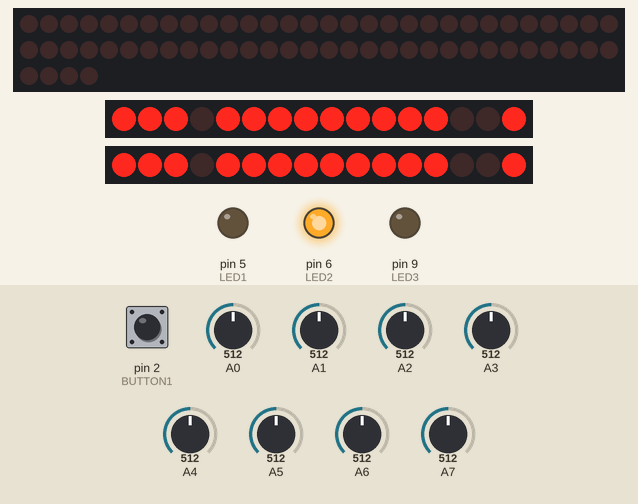
Recording of a sketch running on a simulated Arduino Nano, built with avr-gcc and run on an emulated ATmega328P. On the bench: 64 shift-register outputs drawn as a row of LEDs (first output left, lit = HIGH), 2 × 16 shift-register outputs drawn as a row of LEDs (first output left, lit = HIGH), output pins drawn as LEDs (lit = HIGH). Wiring (inferred from the names in the program): 8 × shift register (74HC595): latch pin 10; 2 × 2 × shift register (74HC595): latch pin 4 / latch pin 8. Wiring (inferred from the signals the program sends): 3 × row of LEDs: on Q0, Q1, Q2, Q3, Q4, Q5, Q6, Q7, Q8, Q9, Q10, Q11, Q12, Q13, Q14, Q15, Q16, Q17, Q18, Q19, Q20, Q21, Q22, Q23, Q24, Q25, Q26, Q27, Q28, Q29, Q30, Q31, Q32, Q33, Q34, Q35, Q36, Q37, Q38, Q39, Q40, Q41, Q42, Q43, Q44, Q45, Q46, Q47, Q48, Q49, Q50, Q51, Q52, Q53, Q54, Q55, Q56, Q57, Q58, Q59, Q60, Q61, Q62, Q63 / on Q0, Q1, Q2, Q3, Q4, Q5, Q6, Q7, Q8, Q9, Q10, Q11, Q12, Q13, Q14, Q15 / on Q0, Q1, Q2, Q3, Q4, Q5, Q6, Q7, Q8, Q9, Q10, Q11, Q12, Q13, Q14, Q15. Inputs (shaded band) come from the test bench; at power-on: A0 = 512, A1 = 512, pin 2 (BUTTON1) HIGH, A2 = 512, A3 = 512, A4 = 512, A5 = 512, A6 = 512, A7 = 512. Random numbers use the default seed unless the sketch sets one; pins used as bus, display or sensor lines are not drawn.

Above: at 1.2 s.
1.3 s: A0 set to 30
At 2.28 s:
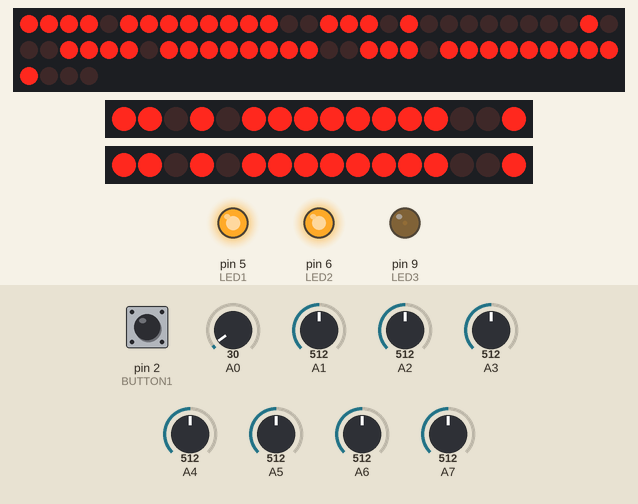
3.0 s: A1 set to 30
At 4.29 s:
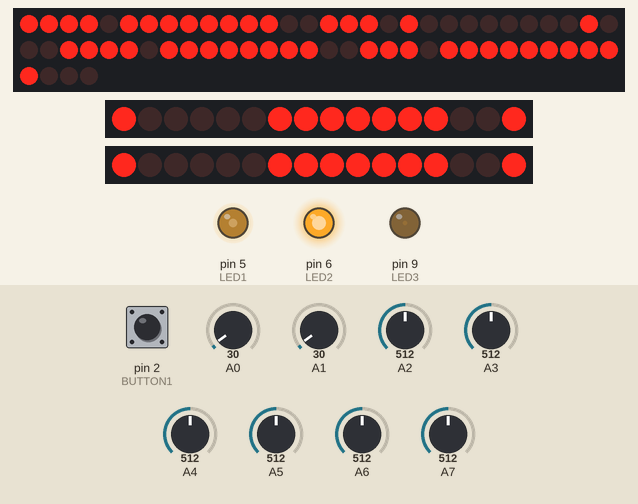
5.6 s: A0 set to 306
At 8.05 s:
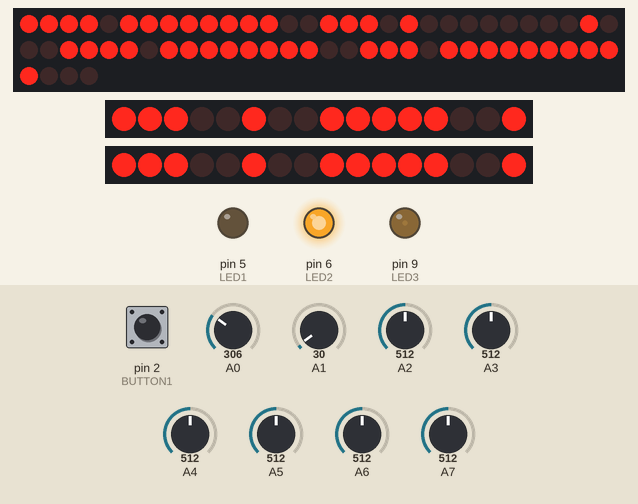
Timing chart, 0 to 14.0 s (numbered marks = the images above; inputs shaded):
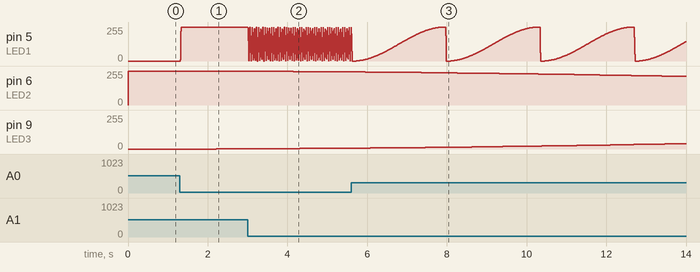

The sketch:

lfo4.ino
```cpp
/*

Quad LFO Oct 2018
uses 1khz interrupt driven MCP4822 DAC and a DDS algorithm to generate up and down ramps
waveforms are all derived from the linear ramps
MCP4822 DAC outputs are RC lowpass filtered to about 60hz to minimize aliasing in the output
LFO range is about 30hz - 5 minutes per cycle. max time can be made MUCH longer by adjusting MIN_DELTA lower

Oct 11/18 - initial version based on my Ardcore dual LFO code
Oct 12/18 - new version that implements "shift" pot functions for waveform selection and output level adjustment
Oct 13/18 - added wavetables from Mutable Instruments Peaks and table lookup/interpolation for exponential and quartic waveforms
Dec 4/18 - changed sinewave to use LUT vs trig function call

0-5V pot inputs are connected to analog inputs as follows:
A0 = up ramp 1, + shift= waveform select 1
A1 = down ramp 1, + shift= output level 1
A2 = up ramp 2 , + shift= waveform select 2
A3 = down ramp 2, + shift= output level 2
A4 = up ramp 3, + shift= waveform select 3
A5 = down ramp 3 , + shift= output level 3
A6 = up ramp 4, + shift= waveform select 4
A7 = down ramp 4, + shift= output level 4

D5,D6,D9,D10 - pwm leds
D13 - SCLK
D11 - MOSI
D4 - CS MCP4822 DAC 1
D8 - CS MCP4822 DAC 2
D2 - "shift" button ie alternate pot function select. pressing the shift button for 5 seconds saves settings in eeprom
D0,D1 = serial I/O, unused other than for debug
D7 = unused

*/

#include "SPI.h"
#include <EEPROM.h>
#include "lut.h"

//Setup pin variables
const byte dac1CS = 4;
const byte dac2CS = 8;
const byte LED1 = 5; // led 1 - shows output level
const byte LED2 = 6; // led 2
const byte LED3 = 9; // led 3
const byte LED4 = 10; // led 4
const byte BUTTON1 = 2;   // UI button active low
const byte BUTTON2 = 4;   // UI button active low
const byte LFO1A = A0;  // pots for LFO 1
const byte LFO1B = A1;
const byte LFO2A = A2;  // pots for LFO 2
const byte LFO2B = A3;
const byte LFO3A = A4;  // pots for LFO 3
const byte LFO3B = A5;
const byte LFO4A = A6;  // pots for LFO 4
const byte LFO4B = A7;

// maximum/minimum increments for the DDS which set the fastest/slowest LFO rates
//#define MAX_DELTA 2047 // max DDS ramp increment
//#define RANGE 162  // 1024/log(MAX_DELTA) 8khz sampling
#define RANGE 142  // 1024/log(MAX_DELTA) for 1khz sampling. gives max LFO rate about 30hz
#define MIN_DELTA 1000 // minimum value for DDS adder - avoids rediculously slow ramps

#define RAMP 0 // wave shape indexes
#define SINE 1
#define QUARTIC 2
#define EXPO 3  //
#define RANDOM1 4
#define PULSE 5
#define WDIV 190 // divide pot reading by this to get wave shape index

struct lfodata {
  byte wave; // waveform
  long rate1; // rate for first section of waveform
  long rate2; // rate for second section of waveform
  unsigned amplitude; // output level 0-1024
  long acc; // bottom 20 are accumulator for DDS algorithm, top 12 used for waveform generation
  bool phase; // flags first or second section of waveform
  unsigned int dacout; // current DAC value
  unsigned int scaledout; // scaled DAC output
  }lfo[4];

// a/d values from pots
// pots are used for two or more parameters so we don't change the values till
// there is a significant movement of the pots when the pots are "locked"
// this prevents a waveform or level change ("shift" parameters) from changing the ramp times when the shift button is released

#define MIN_POT_CHANGE 25 // pot reading must change by this in order to register
#define POT_AVERAGING 5  // A/D average over this many readings
unsigned param[8]; // pot settings for normal parameters
unsigned shiftparam[8]; // pot settings for "shift" parameters
unsigned pot[8]; // pot A/D readings
bool potlock[8]; // when pots are locked it means they must change by MIN_POT_CHANGE to register

#define DEBOUNCE 20 // button debounce time in ms
#define SAVEPRESS 5000 // long press time is ms to save state in EEPROM
long buttontimer=0; // UI button debounce
bool shift=0; // indicates UI button pressed


// flag all pot values as locked ie they have to change more than MIN_POT_CHANGE to register

void lockpots(void) {
  for (int i=0; i<8;++i) potlock[i]=1;
}


void setup() {
  Serial.begin(9600);
  //Start DAC Comms
  SPI.begin();
  SPI.setBitOrder(MSBFIRST);
//  SPI.usingInterrupt(TIMER2_COMPA_vect); // tells SPI routines to disable interrupts during SPI transactions inside the ISR

  //Configure Pins
  pinMode(dac1CS, OUTPUT); //DAC CS
  digitalWrite(dac1CS, HIGH);
  pinMode(dac2CS, OUTPUT); //DAC CS
  digitalWrite(dac2CS, HIGH);
  pinMode(LED1, OUTPUT); // waveform 1
  pinMode(LED2, OUTPUT); // waveform 2
  pinMode(LED3, OUTPUT); // waveform 3
  pinMode(LED4, OUTPUT); // waveform 4
  pinMode(BUTTON1, INPUT_PULLUP); //

  // initialize data structures
  // read LFO parameters from EEPROM
  int eeAddress = 0; //EEPROM address to start reading from

  for (int i=0; i<4;++i) {
//    lfo[i].wave=RAMP;
    EEPROM.get(eeAddress++, lfo[i].wave); // byte variable
    lfo[i].rate1=0x0fffffff;  // these will get overwritten by pot settings anyway
    lfo[i].rate2=0x0fffffff;
//    lfo[i].amplitude=1023;
    EEPROM.get(eeAddress, lfo[i].amplitude);
    lfo[i].amplitude&=0x3ff; // in case there are bad values in eeprom
    eeAddress+=2;  // int variable
  }
  for (int i=0; i<8;++i) {
    pot[i]=0;
    param[i]=0;
    shiftparam[i]=0;
    potlock[i]=0;
  }

  cli();//stop interrupts
//set timer2 interrupt at 1kHz
  TCCR2A = 0;// set entire TCCR2A register to 0
  TCCR2B = 0;// same for TCCR2B
  TCNT2  = 0;//initialize counter value to 0
  // set compare match register for 8khz increments
  OCR2A = 249;// = (16*10^6) / (8000*8) - 1 (must be <256)
  // turn on CTC mode
  TCCR2A |= (1 << WGM21);
  // Set CS21 bit for 64 prescaler
  TCCR2B |= (1 << CS22);

  // enable timer compare interrupt
  TIMSK2 |= (1 << OCIE2A);


  sei();//allow interrupts
}

// SPI DAC code runs at 1khz. ie about 1ms execution time maximum
// this is not optimized but it does work
// if you need to use other SPI devices you need to use the SPI.usinginterrupt stuff and probably SPI transactions
// this code can be shortened up a lot by ditching digitalwrite, write the SPI registers directly
// I can see on the scope there is some jitter on the timing. could be the arduino 1ms interrupt
// basic waveform is a ramp - up ramp time set by one pot, down ramp time by the second
// ramp implemented with DDS algorithm. 24 bit accumulator - top 12 bits are the ramp and low 16 are the fractional increment
// other waveforms are derived from the ramp values (0-4097)

ISR(TIMER2_COMPA_vect){//timer1 interrupt 1kHz

  bool phasechange; // indicates ramp has changed direction
  unsigned a,x,y,delta,out;
  unsigned char i;

  for (i=0; i<4; ++i) {
    phasechange=0;

    if (lfo[i].phase == 0) lfo[i].acc+=lfo[i].rate1; // ramp up for first part
        else lfo[i].acc-=lfo[i].rate2; // ramp down for second part

    if (lfo[i].acc >= 0x0fffffff) {  // test for accumulator overflow
      lfo[i].phase = 1 ;// ramp down once we hit the top
      lfo[i].acc=0x0fffffff; // set to max for next DAC output
      phasechange=1;
    }
    if (lfo[i].acc <=0) { // test for accumulator underflow
      lfo[i].phase = 0; //ramp up when we hit bottom
      lfo[i].acc=0; // set to 0 min for start of up ramp
      phasechange=1;
    }

    switch (lfo[i].wave) {
      case RAMP:
        lfo[i].dacout=lfo[i].acc >> 16; // get top 16 bits of accumulator. low 12 bits go to DAC
        break;
      case PULSE: // variable duty cycle pulse
        if (lfo[i].phase) lfo[i].dacout=4095;
        else lfo[i].dacout=0;
        break;
      case RANDOM1:  // random value every time we hit max or min ramp
        if (phasechange) lfo[i].dacout=random(4096);
        break;
      // table lookup for exponential and quartic
      case EXPO:
        a=lfo[i].acc >> 16; // our 12 bit ramp value range 0-4095
        if (lfo[i].phase) a=4095-a; // reverse the lookup for 2nd half
        x=(a>>4)&0xff; // 256 word lookup table - it has 16 bit values
          // note that x+1 will index off the end of the table so I made the table 257 long
        delta=(lut_env_expo[x+1]-lut_env_expo[x])>>4; // interpolate between the table values - 16 steps
        y=lut_env_expo[x]; // lookup base value from table
        out=(y+(a&0xf)*delta)>>4;
        if (lfo[i].phase) out=4095-out; // invert the value for 2nd half
        lfo[i].dacout=out; // add interpolated value to base and scale to 12 bits
        break;
      case QUARTIC:
        a=lfo[i].acc >> 16; // our 12 bit ramp value range 0-4095
        if (lfo[i].phase) a=4095-a; // reverse the lookup for 2nd half
        x=(a>>4)&0xff; // 256 word lookup table - it has 16 bit values
          // note that x+1 will index off the end of the table so I made the table 257 long
        delta=(lut_env_quartic[x+1]-lut_env_quartic[x])>>4; // interpolate between the table values - 16 steps
        y=lut_env_quartic[x]; // lookup base value from table
        out=(y+(a&0xf)*delta)>>4; // interpolated output = base value + steps*delta. scale the 16 bit table value to 12 bits
        if (lfo[i].phase) out=4095-out; // invert the value for 2nd half
        lfo[i].dacout=out;
        break;
      default:  // in case there are bogus values in EEPROM

      case SINE:
        a=lfo[i].acc >> 16; // our 12 bit ramp value range 0-4095
        if (lfo[i].phase) a=4095-a; // reverse the lookup for 2nd half
        x=(a>>4)&0xff; // 256 word lookup table - it has 16 bit values
          // note that x+1 will index off the end of the table so I made the table 257 long
        delta=(lut_raised_cosine[x+1]-lut_raised_cosine[x])>>4; // interpolate between the table values - 16 steps
        y=lut_raised_cosine[x]; // lookup base value from table
        out=(y+(a&0xf)*delta)>>4; // interpolated output = base value + steps*delta. scale the 16 bit table value to 12 bits
        if (lfo[i].phase) out=4095-out; // invert the value for 2nd half
        lfo[i].dacout=out;
       // the trig version - pot phase is wrong with this code
       // double rads=PI/2+PI*(double(lfo[i].acc)/double(0xfffffff)); // convert accumulator value to radians
       // PI/2 shift above gives us a tilted sinewave when rate1 and rate2 are different
      //  lfo[i].dacout=2048+2047*(sin(rads)); // scale and offset the DAC output
        break;
    }

  // scale the output
    long scaledout=((long)lfo[i].dacout*(long)lfo[i].amplitude)/1024; // use long int math here or it will overflow
    lfo[i].scaledout=(unsigned) scaledout; // save it for LED display

 // send the output value to the appropriate DAC
    byte data = scaledout >> 8;
    data = data & B00001111; // mask off dac data
    data = data | B00010000; // DAC A, 4.096v mode
    if (i&1) data = data | B10000000; // select DAC channel B

    if (i <2) digitalWrite(dac1CS, LOW);
    else   digitalWrite(dac2CS, LOW);

    SPI.transfer(data);  // first byte is control and top 4 bits of DAC output
    SPI.transfer((byte)scaledout);  // low 8 bits of DAC output
    if (i <2) digitalWrite(dac1CS, HIGH);
    else   digitalWrite(dac2CS, HIGH);
  }
}

// in the main loop we sample the pot values, check the "shift" button, update the LFO parameters and update the LEDs

void loop() {
  if (digitalRead(BUTTON1)==0) { // button is pressed
    if (((millis() - buttontimer) > DEBOUNCE) && (shift==0)) {
      shift=1; // has been pressed long enough for debounce so flag button as active
      lockpots(); // pot values are locked till a significant change is made
    }
    if ((millis() - buttontimer) > SAVEPRESS) { // if button has been pressed for a long time we save the parameters to EEPROM
 //     Serial.println("long press"); // we have a long button press
      bool locked=1;
      for (int k=0; k<8;++k) if (potlock[k] !=1) locked =0; // make sure pots have not been moved. this avoids saving when user is setting waveform or output level
      if (locked) {
         int eeAddress = 0; //EEPROM address to start writing at
         for (int m=0; m<4;++m) {
            EEPROM.put(eeAddress++, lfo[m].wave); // byte variable
            EEPROM.put(eeAddress, lfo[m].amplitude);
            eeAddress+=2;  // int variable
         }

         analogWrite(LED1,0); // flash the LEDs to show state save
         analogWrite(LED2,0);
         analogWrite(LED3,0);
         analogWrite(LED4,0);
         delay(1000);
         analogWrite(LED1,0xff); // flash the LEDs to show state save
         analogWrite(LED2,0xff);
         analogWrite(LED3,0xff);
         analogWrite(LED4,0xff);
         delay(1000);
         while(digitalRead(BUTTON1)==0); // loop till button is released so we don't keep writing the eeprom
      }
    }
  }
  else { // button is not pressed
    if (shift) { // button was just released
      shift=0;
      lockpots(); // pot values are locked till a significant change is made
    }
    else buttontimer=millis(); // button not pressed so reset the button timer
  }

// sample the pots. potlock means apply hysteresis so we only change when the pot is moved significantly
  for (int i=0; i<8;++i) {
    int val=0;
    for (int j=0; j<POT_AVERAGING;++j) val+=analogRead(i); // read the A/D a few times and average for a more stable value
    val=val/POT_AVERAGING;
    if (potlock[i]) {
      int delta=pot[i]-val;  // this needs to be done outside of the abs() function - see arduino abs() docs
      if (abs(delta) > MIN_POT_CHANGE) {
        potlock[i]=0;   // flag pot no longer locked
        pot[i]=val; // save the new reading
      }
    }
    else pot[i]=val; // pot is unlocked so save the reading
  }

  if (shift) { // set alternate parameters - waveform and level
    for (int i=0; i<4;++i) {
      if (potlock[i*2]==0) lfo[i].wave=pot[i*2]/WDIV;
      if (potlock[i*2+1]==0) lfo[i].amplitude=pot[i*2+1];
    }
  }
  else { // no shift button - set rate parameters
    double t;
    for (int i=0; i<4;++i) {
      if (potlock[i*2]==0) {
        t=double(1024-pot[i*2])/RANGE;
        lfo[i].rate1=(long)(pow(10,t))+MIN_DELTA; // exponential pot response for ramp rates for a very large time range
      }
      if (potlock[i*2+1]==0) {
        t=double(1024-pot[i*2+1])/RANGE;
        lfo[i].rate2=(long)(pow(10,t))+MIN_DELTA;
      }
    }
  }
// note - I used white LEDs on the prototype. they light with very low currents so they work even with the very small scaled output values
// for other LEDs some scaling may be needed or the LEDs will be off at lower output levels
  analogWrite(LED1,lfo[0].scaledout>>4); // show ramp state on leds
  analogWrite(LED2,lfo[1].scaledout>>4);
  analogWrite(LED3,lfo[2].scaledout>>4); // show ramp state on leds
  analogWrite(LED4,lfo[3].scaledout>>4);

}
```

Source omitted: lut.h (8318 bytes)
